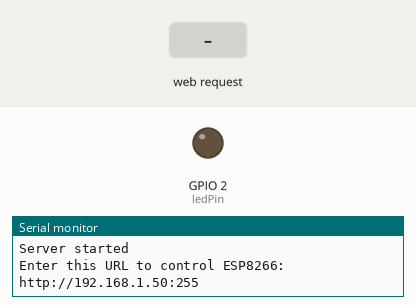
The sketch below on a simulated ESP8266 (NodeMCU). Parts: output pins drawn as LEDs (lit = HIGH), the last lines printed to the serial monitor. Inputs (shaded band) come from the test bench. WiFi joins after 1.5 s; servers stay silent unless stated.

Above: at 6.2 s.
6.3 s: HTTP request GET /LED=OFF received
At 7.4 s:
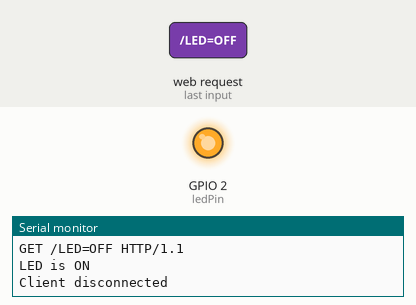
7.8 s: HTTP request GET /LED=ON received
At 8.6 s:
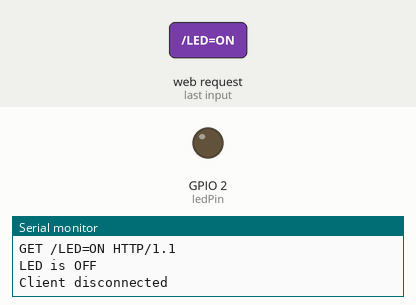
Timing chart, 0 to 10.8 s (numbered marks = the images above; inputs shaded):
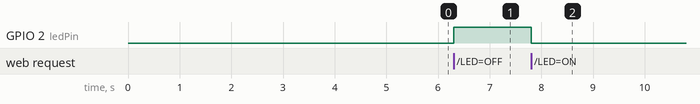

The sketch:

wifi_led.ino
```cpp
#include <ESP8266WiFi.h>

const char* ssid = "Wifi_SSID";//type your ssid
const char* password = "PASSWORD";//type your password

int ledPin = 2; // GPIO2 of ESP8266
WiFiServer ESPserver(255);//Service Port

void setup()
{
Serial.begin(115200);
pinMode(ledPin, OUTPUT);
digitalWrite(ledPin, LOW);

Serial.println();
Serial.println();
Serial.print("Connecting to ");
Serial.println(ssid);

WiFi.begin(ssid, password);
/*
 The following four line of the
 code will assign a Static IP Address to
 the ESP Module. If you do not want this,
 comment out the following four lines.
 */
IPAddress ip(192,168,137,50);
IPAddress gateway(192,168,137,1);
IPAddress subnet(255,255,255,0);
WiFi.config(ip, gateway, subnet);

delay(5000);

while (WiFi.status() != WL_CONNECTED)
{
delay(500);
Serial.print(".");
}
Serial.println("");
Serial.println("WiFi connected");

// Start the server
ESPserver.begin();
Serial.println("Server started");

// Print the IP address
Serial.print("Enter this URL to control ESP8266: ");
Serial.print("http://");
Serial.print(WiFi.localIP());
Serial.println(":255"); //"/255" is the Server Port.
}

void loop()
{
// Check if a client has connected
WiFiClient client = ESPserver.available();
if (!client)
{
return;
}

// Wait until the client sends some data
Serial.println("new client");
while(!client.available())
{
delay(1);
}

// Read the first line of the request
String request = client.readStringUntil('\r');
Serial.println(request);
client.flush();

// Match the request

int value = LOW;
if (request.indexOf("/LED=OFF") != -1)
{
Serial.println("LED is ON");
digitalWrite(ledPin, HIGH);
value = HIGH;
}
if (request.indexOf("/LED=ON") != -1)
{
Serial.println("LED is OFF");
digitalWrite(ledPin, LOW);
value = LOW;
}

// Return the response
client.println("HTTP/1.1 200 OK");
client.println("Content-Type: text/html");
client.println(""); //  IMPORTANT
client.println("<!DOCTYPE HTML>");
client.println("<html>");

client.print("Status of the LED: ");

if(value == HIGH)
{
client.print("ON");
}
else
{
client.print("OFF");
}
client.println("<br><br>");
client.println("Click <a href=\"/LED=ON\">here</a> to turn ON the LED<br>");
client.println("Click <a href=\"/LED=OFF\">here</a> to turn OFF the LED<br>");
client.println("</html>");

delay(1);
Serial.println("Client disconnected");
Serial.println("");
}
```

Measured:
- after the input at 6.3 s, GPIO 2 (ledPin): LOW → HIGH at once
- after the input at 7.8 s, GPIO 2 (ledPin): HIGH → LOW at once
